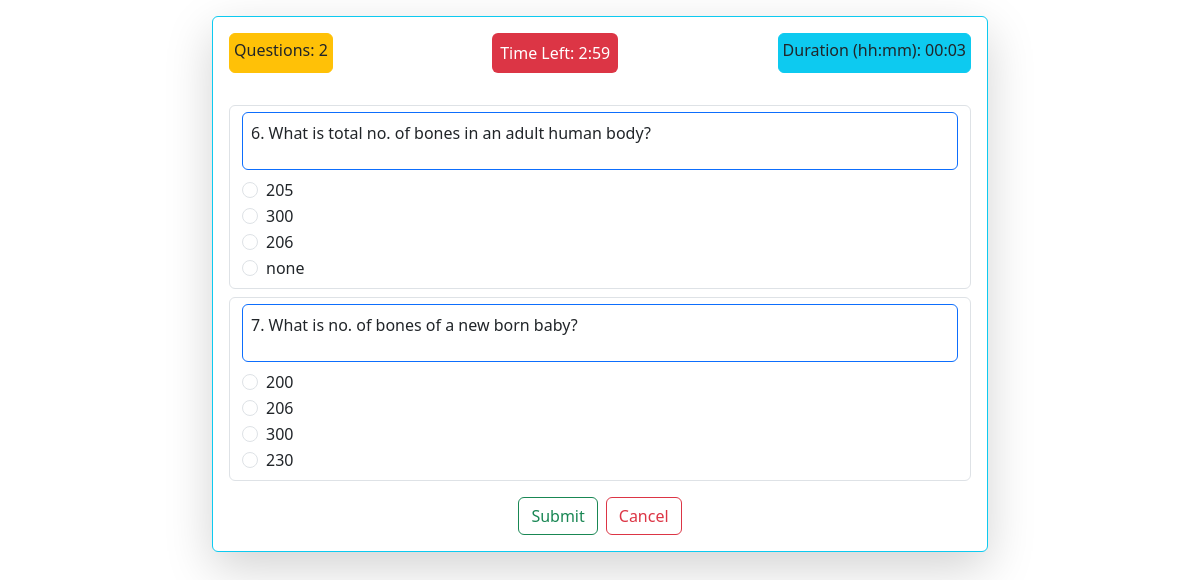
/quiz_start/4/ (signed in), run on the app's committed database.
### backend/models.py (models this page shows)
class Quiz(db.Model):
    __tablename__ = "quiz"
    id = db.Column(db.Integer, primary_key=True)
    date = db.Column(db.Date, nullable=False)
    duration = db.Column(db.Integer, nullable=False)
    chapter_id = db.Column(db.Integer, db.ForeignKey('chapter.id'), nullable=False)
    questions = db.relationship('Question', backref='quiz', lazy=True)
    scores = db.relationship('Score', backref='quiz', lazy=True)

class Question(db.Model):
    __tablename__ = "question"
    id = db.Column(db.Integer, primary_key=True)
    title = db.Column(db.String(100), nullable=False)
    question_stmt = db.Column(db.String(250), nullable=False)
    option_a = db.Column(db.String(250), nullable=False)
    option_b = db.Column(db.String(250), nullable=False)
    option_c = db.Column(db.String(250), nullable=False)
    option_d = db.Column(db.String(250), nullable=False)
    correct_option = db.Column(db.String(1), nullable=False)  # a, b, c, or d
    quiz_id = db.Column(db.Integer, db.ForeignKey('quiz.id'), nullable=False)

### backend/controllers.py (the view)
@app.route("/quiz_start/<int:qid>/")
@login_required
def quiz_start(qid):
    quiz = Quiz.query.get_or_404(qid)
    questions = quiz.questions
    duration_str = quiz.duration
    try:
        time = duration_str.split(':')
        hours = int(time[0])
        minutes = int(time[1])
        total_seconds = hours * 3600 + minutes * 60
    except ValueError:
        total_seconds = 0
    return render_template('quiz_start.html', user=current_user, quiz=quiz, questions=questions,duration_seconds=total_seconds)

### app.py (called while the page is built)
def start():
    quiz_app = Flask(__name__)
    quiz_app.config["SQLALCHEMY_DATABASE_URI"]="sqlite:///quiz_db.sqlite3"
    quiz_app.config["SECRET_KEY"] = "this_is_a_secret_for_quiz_app"
    db.init_app(quiz_app)
    quiz_app.app_context().push()
    quiz_app.debug = True
    db.create_all()
    create_admin()
    login_manager = LoginManager()
    login_manager.login_view = 'login'
    login_manager.init_app(quiz_app)
    @login_manager.user_loader
    def load_user(id):
        return User.query.get(int(id))
    print("Quiz app is running... ")

### templates/quiz_start.html (shortened to what this page needs)
{% extends "base.html" %}
{% block content %}
<div class="container col-md-8 col-md-offset-4">
  <div class="card border-info shadow-lg p-3 mb-5 bg-white rounded mt-3">
    <div class="d-flex justify-content-between mb-3">
      <div class="border border-warning bg-warning rounded p-1 mb-3">Questions: {{ quiz.questions|length }}</div>
      <div class="border-danger bg-danger text-white rounded p-2 mb-3">
        Time Left: <span id="timer">{{ duration_seconds }}</span>
      </div>
      <div class="border border-info bg-info rounded p-1 mb-3">
        Duration (hh:mm): {{ quiz.duration }}
      </div>
    </div>
    <form id="quiz-form" method="POST" action="/submit_quiz/{{ quiz.id }}">
      {% for question in quiz.questions %}
      <div class="form-control mb-2">
        <div class="border border-primary rounded p-2 mb-2">
          <p>{{ question.id }}. {{ question.question_stmt }}</p>
        </div>
        <div class="form-check">
          <input class="form-check-input" type="radio" name="question_{{ question.id }}" id="option_a_{{ question.id }}" value="a">
          <label class="form-check-label" for="option_a_{{ question.id }}">{{ question.option_a }}</label>
        </div>
        <div class="form-check">
          <input class="form-check-input" type="radio" name="question_{{ question.id }}" id="option_b_{{ question.id }}" value="b">
          <label class="form-check-label" for="option_b_{{ question.id }}">{{ question.option_b }}</label>
        </div>
        <div class="form-check">
          <input class="form-check-input" type="radio" name="question_{{ question.id }}" id="option_c_{{ question.id }}" value="c">
          <label class="form-check-label" for="option_c_{{ question.id }}">{{ question.option_c }}</label>
        </div>
        <div class="form-check">
          <input class="form-check-input" type="radio" name="question_{{ question.id }}" id="option_d_{{ question.id }}" value="d">
          <label class="form-check-label" for="option_d_{{ question.id }}">{{ question.option_d }}</label>
        </div>
      </div>
      {% endfor %}
      <div class="d-flex justify-content-center mt-3">
        <button type="submit" class="btn btn-outline-success">Submit</button>
        <a href="/user" class="btn btn-outline-danger ms-2">Cancel</a>
      </div>
    </form>
  </div>
</div>
{% endblock %}

### data on the page
Quiz: duration "00:03"
Question: id "6", question_stmt "What is total no. of bones in an adult human body?", option_a "205", option_b "300", option_c "206", option_d "none"
Question: id "7", question_stmt "What is no. of bones of a new born baby?", option_a "200", option_b "206", option_c "300", option_d "230"

### other printed values
{{ quiz.questions|length }} "2"
